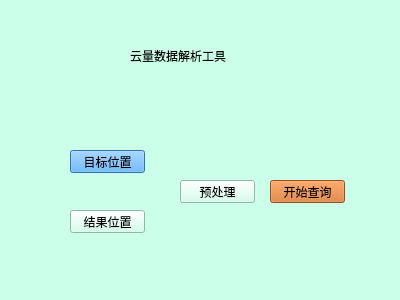
<?xml version="1.0" encoding="UTF-8"?>
<ui version="4.0">
 <class>Widget</class>
 <widget class="QWidget" name="Widget">
  <property name="geometry">
   <rect>
    <x>0</x>
    <y>0</y>
    <width>400</width>
    <height>300</height>
   </rect>
  </property>
  <property name="palette">
   <palette>
    <active>
     <colorrole role="WindowText">
      <brush brushstyle="SolidPattern">
       <color alpha="255">
        <red>0</red>
        <green>0</green>
        <blue>0</blue>
       </color>
      </brush>
     </colorrole>
     <colorrole role="Button">
      <brush brushstyle="SolidPattern">
       <color alpha="255">
        <red>203</red>
        <green>255</green>
        <blue>234</blue>
       </color>
      </brush>
     </colorrole>
     <colorrole role="Light">
      <brush brushstyle="SolidPattern">
       <color alpha="255">
        <red>255</red>
        <green>255</green>
        <blue>255</blue>
       </color>
      </brush>
     </colorrole>
     <colorrole role="Midlight">
      <brush brushstyle="SolidPattern">
       <color alpha="255">
        <red>229</red>
        <green>255</green>
        <blue>244</blue>
       </color>
      </brush>
     </colorrole>
     <colorrole role="Dark">
      <brush brushstyle="SolidPattern">
       <color alpha="255">
        <red>101</red>
        <green>127</green>
        <blue>117</blue>
       </color>
      </brush>
     </colorrole>
     <colorrole role="Mid">
      <brush brushstyle="SolidPattern">
       <color alpha="255">
        <red>135</red>
        <green>170</green>
        <blue>156</blue>
       </color>
      </brush>
     </colorrole>
     <colorrole role="Text">
      <brush brushstyle="SolidPattern">
       <color alpha="255">
        <red>0</red>
        <green>0</green>
        <blue>0</blue>
       </color>
      </brush>
     </colorrole>
     <colorrole role="BrightText">
      <brush brushstyle="SolidPattern">
       <color alpha="255">
        <red>255</red>
        <green>255</green>
        <blue>255</blue>
       </color>
      </brush>
     </colorrole>
     <colorrole role="ButtonText">
      <brush brushstyle="SolidPattern">
       <color alpha="255">
        <red>0</red>
        <green>0</green>
        <blue>0</blue>
       </color>
      </brush>
     </colorrole>
     <colorrole role="Base">
      <brush brushstyle="SolidPattern">
       <color alpha="255">
        <red>255</red>
        <green>255</green>
        <blue>255</blue>
       </color>
      </brush>
     </colorrole>
     <colorrole role="Window">
      <brush brushstyle="SolidPattern">
       <color alpha="255">
        <red>203</red>
        <green>255</green>
        <blue>234</blue>
       </color>
      </brush>
     </colorrole>
     <colorrole role="Shadow">
      <brush brushstyle="SolidPattern">
       <color alpha="255">
        <red>0</red>
        <green>0</green>
        <blue>0</blue>
       </color>
      </brush>
     </colorrole>
     <colorrole role="AlternateBase">
      <brush brushstyle="SolidPattern">
       <color alpha="255">
        <red>229</red>
        <green>255</green>
        <blue>244</blue>
       </color>
      </brush>
     </colorrole>
     <colorrole role="ToolTipBase">
      <brush brushstyle="SolidPattern">
       <color alpha="255">
        <red>255</red>
        <green>255</green>
        <blue>220</blue>
       </color>
      </brush>
     </colorrole>
     <colorrole role="ToolTipText">
      <brush brushstyle="SolidPattern">
       <color alpha="255">
        <red>0</red>
        <green>0</green>
        <blue>0</blue>
       </color>
      </brush>
     </colorrole>
    </active>
    <inactive>
     <colorrole role="WindowText">
      <brush brushstyle="SolidPattern">
       <color alpha="255">
        <red>0</red>
        <green>0</green>
        <blue>0</blue>
       </color>
      </brush>
     </colorrole>
     <colorrole role="Button">
      <brush brushstyle="SolidPattern">
       <color alpha="255">
        <red>203</red>
        <green>255</green>
        <blue>234</blue>
       </color>
      </brush>
     </colorrole>
     <colorrole role="Light">
      <brush brushstyle="SolidPattern">
       <color alpha="255">
        <red>255</red>
        <green>255</green>
        <blue>255</blue>
       </color>
      </brush>
     </colorrole>
     <colorrole role="Midlight">
      <brush brushstyle="SolidPattern">
       <color alpha="255">
        <red>229</red>
        <green>255</green>
        <blue>244</blue>
       </color>
      </brush>
     </colorrole>
     <colorrole role="Dark">
      <brush brushstyle="SolidPattern">
       <color alpha="255">
        <red>101</red>
        <green>127</green>
        <blue>117</blue>
       </color>
      </brush>
     </colorrole>
     <colorrole role="Mid">
      <brush brushstyle="SolidPattern">
       <color alpha="255">
        <red>135</red>
        <green>170</green>
        <blue>156</blue>
       </color>
      </brush>
     </colorrole>
     <colorrole role="Text">
      <brush brushstyle="SolidPattern">
       <color alpha="255">
        <red>0</red>
        <green>0</green>
        <blue>0</blue>
       </color>
      </brush>
     </colorrole>
     <colorrole role="BrightText">
      <brush brushstyle="SolidPattern">
       <color alpha="255">
        <red>255</red>
        <green>255</green>
        <blue>255</blue>
       </color>
      </brush>
     </colorrole>
     <colorrole role="ButtonText">
      <brush brushstyle="SolidPattern">
       <color alpha="255">
        <red>0</red>
        <green>0</green>
        <blue>0</blue>
       </color>
      </brush>
     </colorrole>
     <colorrole role="Base">
      <brush brushstyle="SolidPattern">
       <color alpha="255">
        <red>255</red>
        <green>255</green>
        <blue>255</blue>
       </color>
      </brush>
     </colorrole>
     <colorrole role="Window">
      <brush brushstyle="SolidPattern">
       <color alpha="255">
        <red>203</red>
        <green>255</green>
        <blue>234</blue>
       </color>
      </brush>
     </colorrole>
     <colorrole role="Shadow">
      <brush brushstyle="SolidPattern">
       <color alpha="255">
        <red>0</red>
        <green>0</green>
        <blue>0</blue>
       </color>
      </brush>
     </colorrole>
     <colorrole role="AlternateBase">
      <brush brushstyle="SolidPattern">
       <color alpha="255">
        <red>229</red>
        <green>255</green>
        <blue>244</blue>
       </color>
      </brush>
     </colorrole>
     <colorrole role="ToolTipBase">
      <brush brushstyle="SolidPattern">
       <color alpha="255">
        <red>255</red>
        <green>255</green>
        <blue>220</blue>
       </color>
      </brush>
     </colorrole>
     <colorrole role="ToolTipText">
      <brush brushstyle="SolidPattern">
       <color alpha="255">
        <red>0</red>
        <green>0</green>
        <blue>0</blue>
       </color>
      </brush>
     </colorrole>
    </inactive>
    <disabled>
     <colorrole role="WindowText">
      <brush brushstyle="SolidPattern">
       <color alpha="255">
        <red>101</red>
        <green>127</green>
        <blue>117</blue>
       </color>
      </brush>
     </colorrole>
     <colorrole role="Button">
      <brush brushstyle="SolidPattern">
       <color alpha="255">
        <red>203</red>
        <green>255</green>
        <blue>234</blue>
       </color>
      </brush>
     </colorrole>
     <colorrole role="Light">
      <brush brushstyle="SolidPattern">
       <color alpha="255">
        <red>255</red>
        <green>255</green>
        <blue>255</blue>
       </color>
      </brush>
     </colorrole>
     <colorrole role="Midlight">
      <brush brushstyle="SolidPattern">
       <color alpha="255">
        <red>229</red>
        <green>255</green>
        <blue>244</blue>
       </color>
      </brush>
     </colorrole>
     <colorrole role="Dark">
      <brush brushstyle="SolidPattern">
       <color alpha="255">
        <red>101</red>
        <green>127</green>
        <blue>117</blue>
       </color>
      </brush>
     </colorrole>
     <colorrole role="Mid">
      <brush brushstyle="SolidPattern">
       <color alpha="255">
        <red>135</red>
        <green>170</green>
        <blue>156</blue>
       </color>
      </brush>
     </colorrole>
     <colorrole role="Text">
      <brush brushstyle="SolidPattern">
       <color alpha="255">
        <red>101</red>
        <green>127</green>
        <blue>117</blue>
       </color>
      </brush>
     </colorrole>
     <colorrole role="BrightText">
      <brush brushstyle="SolidPattern">
       <color alpha="255">
        <red>255</red>
        <green>255</green>
        <blue>255</blue>
       </color>
      </brush>
     </colorrole>
     <colorrole role="ButtonText">
      <brush brushstyle="SolidPattern">
       <color alpha="255">
        <red>101</red>
        <green>127</green>
        <blue>117</blue>
       </color>
      </brush>
     </colorrole>
     <colorrole role="Base">
      <brush brushstyle="SolidPattern">
       <color alpha="255">
        <red>203</red>
        <green>255</green>
        <blue>234</blue>
       </color>
      </brush>
     </colorrole>
     <colorrole role="Window">
      <brush brushstyle="SolidPattern">
       <color alpha="255">
        <red>203</red>
        <green>255</green>
        <blue>234</blue>
       </color>
      </brush>
     </colorrole>
     <colorrole role="Shadow">
      <brush brushstyle="SolidPattern">
       <color alpha="255">
        <red>0</red>
        <green>0</green>
        <blue>0</blue>
       </color>
      </brush>
     </colorrole>
     <colorrole role="AlternateBase">
      <brush brushstyle="SolidPattern">
       <color alpha="255">
        <red>203</red>
        <green>255</green>
        <blue>234</blue>
       </color>
      </brush>
     </colorrole>
     <colorrole role="ToolTipBase">
      <brush brushstyle="SolidPattern">
       <color alpha="255">
        <red>255</red>
        <green>255</green>
        <blue>220</blue>
       </color>
      </brush>
     </colorrole>
     <colorrole role="ToolTipText">
      <brush brushstyle="SolidPattern">
       <color alpha="255">
        <red>0</red>
        <green>0</green>
        <blue>0</blue>
       </color>
      </brush>
     </colorrole>
    </disabled>
   </palette>
  </property>
  <property name="font">
   <font>
    <family>宋体</family>
   </font>
  </property>
  <property name="focusPolicy">
   <enum>Qt::NoFocus</enum>
  </property>
  <property name="contextMenuPolicy">
   <enum>Qt::NoContextMenu</enum>
  </property>
  <property name="windowTitle">
   <string>Widget</string>
  </property>
  <widget class="QPushButton" name="targetLocate_btn">
   <property name="geometry">
    <rect>
     <x>70</x>
     <y>150</y>
     <width>75</width>
     <height>23</height>
    </rect>
   </property>
   <property name="palette">
    <palette>
     <active>
      <colorrole role="WindowText">
       <brush brushstyle="SolidPattern">
        <color alpha="255">
         <red>0</red>
         <green>0</green>
         <blue>0</blue>
        </color>
       </brush>
      </colorrole>
      <colorrole role="Button">
       <brush brushstyle="SolidPattern">
        <color alpha="255">
         <red>62</red>
         <green>162</green>
         <blue>255</blue>
        </color>
       </brush>
      </colorrole>
      <colorrole role="Light">
       <brush brushstyle="SolidPattern">
        <color alpha="255">
         <red>190</red>
         <green>224</green>
         <blue>255</blue>
        </color>
       </brush>
      </colorrole>
      <colorrole role="Midlight">
       <brush brushstyle="SolidPattern">
        <color alpha="255">
         <red>126</red>
         <green>193</green>
         <blue>255</blue>
        </color>
       </brush>
      </colorrole>
      <colorrole role="Dark">
       <brush brushstyle="SolidPattern">
        <color alpha="255">
         <red>31</red>
         <green>81</green>
         <blue>127</blue>
        </color>
       </brush>
      </colorrole>
      <colorrole role="Mid">
       <brush brushstyle="SolidPattern">
        <color alpha="255">
         <red>41</red>
         <green>108</green>
         <blue>170</blue>
        </color>
       </brush>
      </colorrole>
      <colorrole role="Text">
       <brush brushstyle="SolidPattern">
        <color alpha="255">
         <red>170</red>
         <green>0</green>
         <blue>0</blue>
        </color>
       </brush>
      </colorrole>
      <colorrole role="BrightText">
       <brush brushstyle="SolidPattern">
        <color alpha="255">
         <red>255</red>
         <green>255</green>
         <blue>255</blue>
        </color>
       </brush>
      </colorrole>
      <colorrole role="ButtonText">
       <brush brushstyle="SolidPattern">
        <color alpha="255">
         <red>0</red>
         <green>0</green>
         <blue>0</blue>
        </color>
       </brush>
      </colorrole>
      <colorrole role="Base">
       <brush brushstyle="SolidPattern">
        <color alpha="255">
         <red>255</red>
         <green>255</green>
         <blue>255</blue>
        </color>
       </brush>
      </colorrole>
      <colorrole role="Window">
       <brush brushstyle="SolidPattern">
        <color alpha="255">
         <red>62</red>
         <green>162</green>
         <blue>255</blue>
        </color>
       </brush>
      </colorrole>
      <colorrole role="Shadow">
       <brush brushstyle="SolidPattern">
        <color alpha="255">
         <red>0</red>
         <green>0</green>
         <blue>0</blue>
        </color>
       </brush>
      </colorrole>
      <colorrole role="AlternateBase">
       <brush brushstyle="SolidPattern">
        <color alpha="255">
         <red>158</red>
         <green>208</green>
         <blue>255</blue>
        </color>
       </brush>
      </colorrole>
      <colorrole role="ToolTipBase">
       <brush brushstyle="SolidPattern">
        <color alpha="255">
         <red>255</red>
         <green>255</green>
         <blue>220</blue>
        </color>
       </brush>
      </colorrole>
      <colorrole role="ToolTipText">
       <brush brushstyle="SolidPattern">
        <color alpha="255">
         <red>0</red>
         <green>0</green>
         <blue>0</blue>
        </color>
       </brush>
      </colorrole>
     </active>
     <inactive>
      <colorrole role="WindowText">
       <brush brushstyle="SolidPattern">
        <color alpha="255">
         <red>0</red>
         <green>0</green>
         <blue>0</blue>
        </color>
       </brush>
      </colorrole>
      <colorrole role="Button">
       <brush brushstyle="SolidPattern">
        <color alpha="255">
         <red>62</red>
         <green>162</green>
         <blue>255</blue>
        </color>
       </brush>
      </colorrole>
      <colorrole role="Light">
       <brush brushstyle="SolidPattern">
        <color alpha="255">
         <red>190</red>
         <green>224</green>
         <blue>255</blue>
        </color>
       </brush>
      </colorrole>
      <colorrole role="Midlight">
       <brush brushstyle="SolidPattern">
        <color alpha="255">
         <red>126</red>
         <green>193</green>
         <blue>255</blue>
        </color>
       </brush>
      </colorrole>
      <colorrole role="Dark">
       <brush brushstyle="SolidPattern">
        <color alpha="255">
         <red>31</red>
         <green>81</green>
         <blue>127</blue>
        </color>
       </brush>
      </colorrole>
      <colorrole role="Mid">
       <brush brushstyle="SolidPattern">
        <color alpha="255">
         <red>41</red>
         <green>108</green>
         <blue>170</blue>
        </color>
       </brush>
      </colorrole>
      <colorrole role="Text">
       <brush brushstyle="SolidPattern">
        <color alpha="255">
         <red>170</red>
         <green>0</green>
         <blue>0</blue>
        </color>
       </brush>
      </colorrole>
      <colorrole role="BrightText">
       <brush brushstyle="SolidPattern">
        <color alpha="255">
         <red>255</red>
         <green>255</green>
         <blue>255</blue>
        </color>
       </brush>
      </colorrole>
      <colorrole role="ButtonText">
       <brush brushstyle="SolidPattern">
        <color alpha="255">
         <red>0</red>
         <green>0</green>
         <blue>0</blue>
        </color>
       </brush>
      </colorrole>
      <colorrole role="Base">
       <brush brushstyle="SolidPattern">
        <color alpha="255">
         <red>255</red>
         <green>255</green>
         <blue>255</blue>
        </color>
       </brush>
      </colorrole>
      <colorrole role="Window">
       <brush brushstyle="SolidPattern">
        <color alpha="255">
         <red>62</red>
         <green>162</green>
         <blue>255</blue>
        </color>
       </brush>
      </colorrole>
      <colorrole role="Shadow">
       <brush brushstyle="SolidPattern">
        <color alpha="255">
         <red>0</red>
         <green>0</green>
         <blue>0</blue>
        </color>
       </brush>
      </colorrole>
      <colorrole role="AlternateBase">
       <brush brushstyle="SolidPattern">
        <color alpha="255">
         <red>158</red>
         <green>208</green>
         <blue>255</blue>
        </color>
       </brush>
      </colorrole>
      <colorrole role="ToolTipBase">
       <brush brushstyle="SolidPattern">
        <color alpha="255">
         <red>255</red>
         <green>255</green>
         <blue>220</blue>
        </color>
       </brush>
      </colorrole>
      <colorrole role="ToolTipText">
       <brush brushstyle="SolidPattern">
        <color alpha="255">
         <red>0</red>
         <green>0</green>
         <blue>0</blue>
        </color>
       </brush>
      </colorrole>
     </inactive>
     <disabled>
      <colorrole role="WindowText">
       <brush brushstyle="SolidPattern">
        <color alpha="255">
         <red>31</red>
         <green>81</green>
         <blue>127</blue>
        </color>
       </brush>
      </colorrole>
      <colorrole role="Button">
       <brush brushstyle="SolidPattern">
        <color alpha="255">
         <red>62</red>
         <green>162</green>
         <blue>255</blue>
        </color>
       </brush>
      </colorrole>
      <colorrole role="Light">
       <brush brushstyle="SolidPattern">
        <color alpha="255">
         <red>190</red>
         <green>224</green>
         <blue>255</blue>
        </color>
       </brush>
      </colorrole>
      <colorrole role="Midlight">
       <brush brushstyle="SolidPattern">
        <color alpha="255">
         <red>126</red>
         <green>193</green>
         <blue>255</blue>
        </color>
       </brush>
      </colorrole>
      <colorrole role="Dark">
       <brush brushstyle="SolidPattern">
        <color alpha="255">
         <red>31</red>
         <green>81</green>
         <blue>127</blue>
        </color>
       </brush>
      </colorrole>
      <colorrole role="Mid">
       <brush brushstyle="SolidPattern">
        <color alpha="255">
         <red>41</red>
         <green>108</green>
         <blue>170</blue>
        </color>
       </brush>
      </colorrole>
      <colorrole role="Text">
       <brush brushstyle="SolidPattern">
        <color alpha="255">
         <red>31</red>
         <green>81</green>
         <blue>127</blue>
        </color>
       </brush>
      </colorrole>
      <colorrole role="BrightText">
       <brush brushstyle="SolidPattern">
        <color alpha="255">
         <red>255</red>
         <green>255</green>
         <blue>255</blue>
        </color>
       </brush>
      </colorrole>
      <colorrole role="ButtonText">
       <brush brushstyle="SolidPattern">
        <color alpha="255">
         <red>31</red>
         <green>81</green>
         <blue>127</blue>
        </color>
       </brush>
      </colorrole>
      <colorrole role="Base">
       <brush brushstyle="SolidPattern">
        <color alpha="255">
         <red>62</red>
         <green>162</green>
         <blue>255</blue>
        </color>
       </brush>
      </colorrole>
      <colorrole role="Window">
       <brush brushstyle="SolidPattern">
        <color alpha="255">
         <red>62</red>
         <green>162</green>
         <blue>255</blue>
        </color>
       </brush>
      </colorrole>
      <colorrole role="Shadow">
       <brush brushstyle="SolidPattern">
        <color alpha="255">
         <red>0</red>
         <green>0</green>
         <blue>0</blue>
        </color>
       </brush>
      </colorrole>
      <colorrole role="AlternateBase">
       <brush brushstyle="SolidPattern">
        <color alpha="255">
         <red>62</red>
         <green>162</green>
         <blue>255</blue>
        </color>
       </brush>
      </colorrole>
      <colorrole role="ToolTipBase">
       <brush brushstyle="SolidPattern">
        <color alpha="255">
         <red>255</red>
         <green>255</green>
         <blue>220</blue>
        </color>
       </brush>
      </colorrole>
      <colorrole role="ToolTipText">
       <brush brushstyle="SolidPattern">
        <color alpha="255">
         <red>0</red>
         <green>0</green>
         <blue>0</blue>
        </color>
       </brush>
      </colorrole>
     </disabled>
    </palette>
   </property>
   <property name="text">
    <string>目标位置</string>
   </property>
  </widget>
  <widget class="QPushButton" name="setLocate_btn">
   <property name="geometry">
    <rect>
     <x>70</x>
     <y>210</y>
     <width>75</width>
     <height>23</height>
    </rect>
   </property>
   <property name="text">
    <string>结果位置</string>
   </property>
  </widget>
  <widget class="QPushButton" name="requiry_btn">
   <property name="geometry">
    <rect>
     <x>270</x>
     <y>180</y>
     <width>75</width>
     <height>23</height>
    </rect>
   </property>
   <property name="palette">
    <palette>
     <active>
      <colorrole role="WindowText">
       <brush brushstyle="SolidPattern">
        <color alpha="255">
         <red>0</red>
         <green>0</green>
         <blue>0</blue>
        </color>
       </brush>
      </colorrole>
      <colorrole role="Button">
       <brush brushstyle="SolidPattern">
        <color alpha="255">
         <red>216</red>
         <green>109</green>
         <blue>32</blue>
        </color>
       </brush>
      </colorrole>
      <colorrole role="Light">
       <brush brushstyle="SolidPattern">
        <color alpha="255">
         <red>255</red>
         <green>169</green>
         <blue>107</blue>
        </color>
       </brush>
      </colorrole>
      <colorrole role="Midlight">
       <brush brushstyle="SolidPattern">
        <color alpha="255">
         <red>235</red>
         <green>139</green>
         <blue>69</blue>
        </color>
       </brush>
      </colorrole>
      <colorrole role="Dark">
       <brush brushstyle="SolidPattern">
        <color alpha="255">
         <red>108</red>
         <green>54</green>
         <blue>16</blue>
        </color>
       </brush>
      </colorrole>
      <colorrole role="Mid">
       <brush brushstyle="SolidPattern">
        <color alpha="255">
         <red>144</red>
         <green>72</green>
         <blue>21</blue>
        </color>
       </brush>
      </colorrole>
      <colorrole role="Text">
       <brush brushstyle="SolidPattern">
        <color alpha="255">
         <red>0</red>
         <green>0</green>
         <blue>0</blue>
        </color>
       </brush>
      </colorrole>
      <colorrole role="BrightText">
       <brush brushstyle="SolidPattern">
        <color alpha="255">
         <red>255</red>
         <green>255</green>
         <blue>255</blue>
        </color>
       </brush>
      </colorrole>
      <colorrole role="ButtonText">
       <brush brushstyle="SolidPattern">
        <color alpha="255">
         <red>0</red>
         <green>0</green>
         <blue>0</blue>
        </color>
       </brush>
      </colorrole>
      <colorrole role="Base">
       <brush brushstyle="SolidPattern">
        <color alpha="255">
         <red>255</red>
         <green>255</green>
         <blue>255</blue>
        </color>
       </brush>
      </colorrole>
      <colorrole role="Window">
       <brush brushstyle="SolidPattern">
        <color alpha="255">
         <red>216</red>
         <green>109</green>
         <blue>32</blue>
        </color>
       </brush>
      </colorrole>
      <colorrole role="Shadow">
       <brush brushstyle="SolidPattern">
        <color alpha="255">
         <red>0</red>
         <green>0</green>
         <blue>0</blue>
        </color>
       </brush>
      </colorrole>
      <colorrole role="AlternateBase">
       <brush brushstyle="SolidPattern">
        <color alpha="255">
         <red>235</red>
         <green>182</green>
         <blue>143</blue>
        </color>
       </brush>
      </colorrole>
      <colorrole role="ToolTipBase">
       <brush brushstyle="SolidPattern">
        <color alpha="255">
         <red>255</red>
         <green>255</green>
         <blue>220</blue>
        </color>
       </brush>
      </colorrole>
      <colorrole role="ToolTipText">
       <brush brushstyle="SolidPattern">
        <color alpha="255">
         <red>0</red>
         <green>0</green>
         <blue>0</blue>
        </color>
       </brush>
      </colorrole>
     </active>
     <inactive>
      <colorrole role="WindowText">
       <brush brushstyle="SolidPattern">
        <color alpha="255">
         <red>0</red>
         <green>0</green>
         <blue>0</blue>
        </color>
       </brush>
      </colorrole>
      <colorrole role="Button">
       <brush brushstyle="SolidPattern">
        <color alpha="255">
         <red>216</red>
         <green>109</green>
         <blue>32</blue>
        </color>
       </brush>
      </colorrole>
      <colorrole role="Light">
       <brush brushstyle="SolidPattern">
        <color alpha="255">
         <red>255</red>
         <green>169</green>
         <blue>107</blue>
        </color>
       </brush>
      </colorrole>
      <colorrole role="Midlight">
       <brush brushstyle="SolidPattern">
        <color alpha="255">
         <red>235</red>
         <green>139</green>
         <blue>69</blue>
        </color>
       </brush>
      </colorrole>
      <colorrole role="Dark">
       <brush brushstyle="SolidPattern">
        <color alpha="255">
         <red>108</red>
         <green>54</green>
         <blue>16</blue>
        </color>
       </brush>
      </colorrole>
      <colorrole role="Mid">
       <brush brushstyle="SolidPattern">
        <color alpha="255">
         <red>144</red>
         <green>72</green>
         <blue>21</blue>
        </color>
       </brush>
      </colorrole>
      <colorrole role="Text">
       <brush brushstyle="SolidPattern">
        <color alpha="255">
         <red>0</red>
         <green>0</green>
         <blue>0</blue>
        </color>
       </brush>
      </colorrole>
      <colorrole role="BrightText">
       <brush brushstyle="SolidPattern">
        <color alpha="255">
         <red>255</red>
         <green>255</green>
         <blue>255</blue>
        </color>
       </brush>
      </colorrole>
      <colorrole role="ButtonText">
       <brush brushstyle="SolidPattern">
        <color alpha="255">
         <red>0</red>
         <green>0</green>
         <blue>0</blue>
        </color>
       </brush>
      </colorrole>
      <colorrole role="Base">
       <brush brushstyle="SolidPattern">
        <color alpha="255">
         <red>255</red>
         <green>255</green>
         <blue>255</blue>
        </color>
       </brush>
      </colorrole>
      <colorrole role="Window">
       <brush brushstyle="SolidPattern">
        <color alpha="255">
         <red>216</red>
         <green>109</green>
         <blue>32</blue>
        </color>
       </brush>
      </colorrole>
      <colorrole role="Shadow">
       <brush brushstyle="SolidPattern">
        <color alpha="255">
         <red>0</red>
         <green>0</green>
         <blue>0</blue>
        </color>
       </brush>
      </colorrole>
      <colorrole role="AlternateBase">
       <brush brushstyle="SolidPattern">
        <color alpha="255">
         <red>235</red>
         <green>182</green>
         <blue>143</blue>
        </color>
       </brush>
      </colorrole>
      <colorrole role="ToolTipBase">
       <brush brushstyle="SolidPattern">
        <color alpha="255">
         <red>255</red>
         <green>255</green>
         <blue>220</blue>
        </color>
       </brush>
      </colorrole>
      <colorrole role="ToolTipText">
       <brush brushstyle="SolidPattern">
        <color alpha="255">
         <red>0</red>
         <green>0</green>
         <blue>0</blue>
        </color>
       </brush>
      </colorrole>
     </inactive>
     <disabled>
      <colorrole role="WindowText">
       <brush brushstyle="SolidPattern">
        <color alpha="255">
         <red>108</red>
         <green>54</green>
         <blue>16</blue>
        </color>
       </brush>
      </colorrole>
      <colorrole role="Button">
       <brush brushstyle="SolidPattern">
        <color alpha="255">
         <red>216</red>
         <green>109</green>
         <blue>32</blue>
        </color>
       </brush>
      </colorrole>
      <colorrole role="Light">
       <brush brushstyle="SolidPattern">
        <color alpha="255">
         <red>255</red>
         <green>169</green>
         <blue>107</blue>
        </color>
       </brush>
      </colorrole>
      <colorrole role="Midlight">
       <brush brushstyle="SolidPattern">
        <color alpha="255">
         <red>235</red>
         <green>139</green>
         <blue>69</blue>
        </color>
       </brush>
      </colorrole>
      <colorrole role="Dark">
       <brush brushstyle="SolidPattern">
        <color alpha="255">
         <red>108</red>
         <green>54</green>
         <blue>16</blue>
        </color>
       </brush>
      </colorrole>
      <colorrole role="Mid">
       <brush brushstyle="SolidPattern">
        <color alpha="255">
         <red>144</red>
         <green>72</green>
         <blue>21</blue>
        </color>
       </brush>
      </colorrole>
      <colorrole role="Text">
       <brush brushstyle="SolidPattern">
        <color alpha="255">
         <red>108</red>
         <green>54</green>
         <blue>16</blue>
        </color>
       </brush>
      </colorrole>
      <colorrole role="BrightText">
       <brush brushstyle="SolidPattern">
        <color alpha="255">
         <red>255</red>
         <green>255</green>
         <blue>255</blue>
        </color>
       </brush>
      </colorrole>
      <colorrole role="ButtonText">
       <brush brushstyle="SolidPattern">
        <color alpha="255">
         <red>108</red>
         <green>54</green>
         <blue>16</blue>
        </color>
       </brush>
      </colorrole>
      <colorrole role="Base">
       <brush brushstyle="SolidPattern">
        <color alpha="255">
         <red>216</red>
         <green>109</green>
         <blue>32</blue>
        </color>
       </brush>
      </colorrole>
      <colorrole role="Window">
       <brush brushstyle="SolidPattern">
        <color alpha="255">
         <red>216</red>
         <green>109</green>
         <blue>32</blue>
        </color>
       </brush>
      </colorrole>
      <colorrole role="Shadow">
       <brush brushstyle="SolidPattern">
        <color alpha="255">
         <red>0</red>
         <green>0</green>
         <blue>0</blue>
        </color>
       </brush>
      </colorrole>
      <colorrole role="AlternateBase">
       <brush brushstyle="SolidPattern">
        <color alpha="255">
         <red>216</red>
         <green>109</green>
         <blue>32</blue>
        </color>
       </brush>
      </colorrole>
      <colorrole role="ToolTipBase">
       <brush brushstyle="SolidPattern">
        <color alpha="255">
         <red>255</red>
         <green>255</green>
         <blue>220</blue>
        </color>
       </brush>
      </colorrole>
      <colorrole role="ToolTipText">
       <brush brushstyle="SolidPattern">
        <color alpha="255">
         <red>0</red>
         <green>0</green>
         <blue>0</blue>
        </color>
       </brush>
      </colorrole>
     </disabled>
    </palette>
   </property>
   <property name="text">
    <string>开始查询</string>
   </property>
  </widget>
  <widget class="QLabel" name="label">
   <property name="geometry">
    <rect>
     <x>130</x>
     <y>40</y>
     <width>101</width>
     <height>31</height>
    </rect>
   </property>
   <property name="text">
    <string>云量数据解析工具</string>
   </property>
  </widget>
  <widget class="QPushButton" name="pushButton">
   <property name="geometry">
    <rect>
     <x>180</x>
     <y>180</y>
     <width>75</width>
     <height>23</height>
    </rect>
   </property>
   <property name="text">
    <string>预处理</string>
   </property>
  </widget>
 </widget>
 <layoutdefault spacing="6" margin="11"/>
 <resources/>
 <connections/>
</ui>
